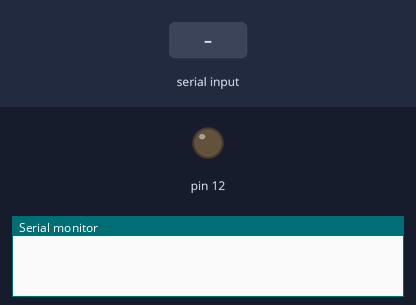
Simulated run of this sketch. Board: Arduino Uno, built with avr-gcc and run on an emulated ATmega328P. On the bench: output pins drawn as LEDs (lit = HIGH), the last lines printed to the serial monitor. The test bench sets the inputs (shaded band).

Above: at 1.2 s.
1.3 s: "1" received over Serial
At 1.8 s:
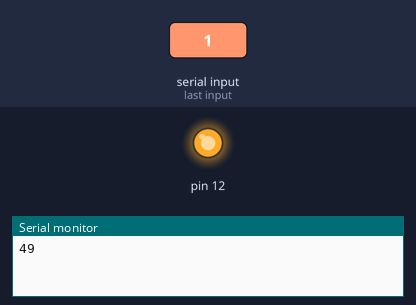
2.8 s: "0" received over Serial
At 4.2 s:
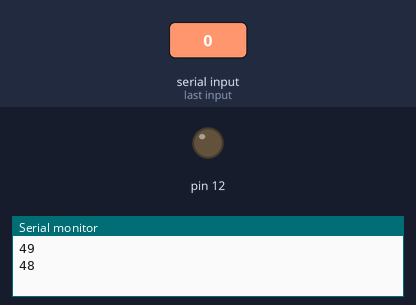
Timing chart, 0 to 5.8 s (numbered marks = the images above; inputs shaded):
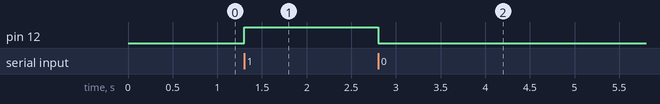

The sketch:

Python1.ino
```cpp
int x;
void setup() {
  // put your setup code here, to run once:
Serial.begin(9600);
pinMode(12,OUTPUT);
}

void loop() {
  if(Serial.available())
  {
    x=Serial.read();
    Serial.println(x);
    if(x=='1')digitalWrite(12,HIGH);
    if(x=='0')digitalWrite(12,LOW);
    }
  // put your main code here, to run repeatedly:

}
```

Measured:
- after the input at 1.3 s, pin 12: LOW → HIGH at once
- after the input at 2.8 s, pin 12: HIGH → LOW at once
